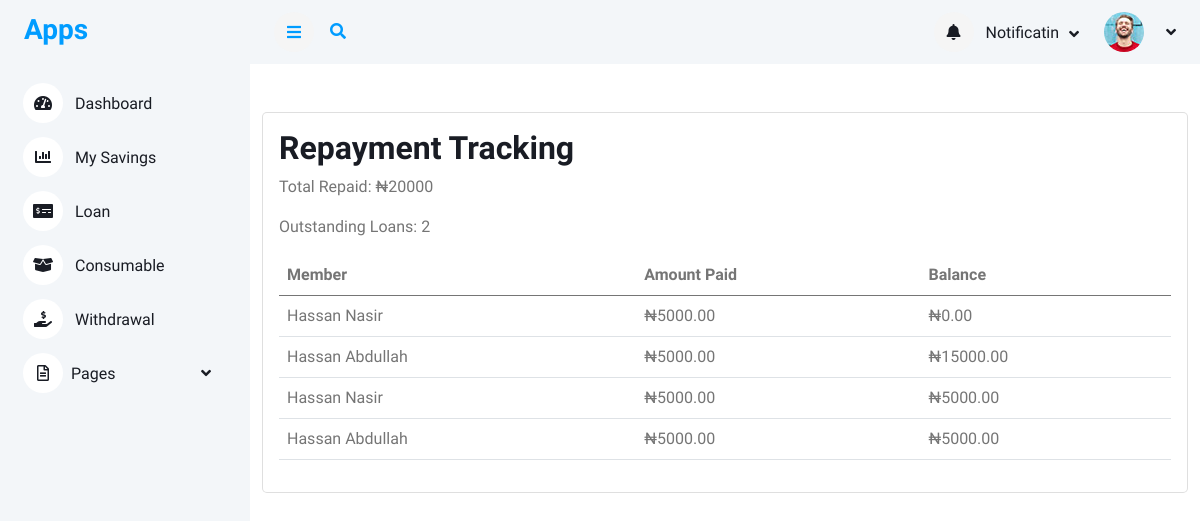
Page /loan/loan/repayments/ on the committed database.
### loan/models.py (models this page shows, shortened)
class LoanRepayback(models.Model):
    loan_request = models.ForeignKey(LoanRequest, on_delete=models.CASCADE, related_name="repaybacks")
    repayment_date = models.DateField()
    amount_paid = models.DecimalField(max_digits=10, decimal_places=2)
    balance_remaining = models.DecimalField(max_digits=10, decimal_places=2)
    created_by = models.ForeignKey(User,on_delete=models.CASCADE)

class LoanRequest(models.Model):
    member = models.ForeignKey(Member, on_delete=models.CASCADE, related_name="loan_requests")
    loan_type = models.ForeignKey(LoanType, on_delete=models.SET_NULL, null=True, blank=True)
    amount = models.DecimalField(max_digits=10, decimal_places=2)
    approved_amount = models.DecimalField(max_digits=10, decimal_places=2, null=True, blank=True)
    loan_term_months = models.PositiveIntegerField()
    application_date = models.DateField(default=today_date)
    approval_date = models.DateField(null=True, blank=True)
    status = models.CharField(max_length=20,choices=[ ("pending", "Pending"),("approved", "Approved"),("rejected", "Rejected"),  ("paid", "paid") ], default="pending",)
    rejection_reason = models.TextField(blank=True, null=True)
    file_one = models.ImageField(upload_to='file_one', blank=True, null=True)
    bank_name = models.ForeignKey(BankName,on_delete=models.CASCADE)
    bank_code = models.ForeignKey(BankCode,on_delete=models.CASCADE)
    account_number  = models.CharField(max_length=100)
    guarantor = models.ForeignKey(Member, on_delete=models.SET_NULL, null=True, blank=True, related_name="guaranteed_loans")
    guarantor_accepted = models.BooleanField(default=False)
    created_by = models.ForeignKey(User,on_delete=models.CASCADE)
    approved_by = models.ForeignKey(User, on_delete=models.SET_NULL, null=True, blank=True, related_name='approved_loan')
    date_created = models.DateTimeField(auto_now_add=True)

### accounts/models.py (models this page shows, shortened)
class Member(models.Model):
    member = models.OneToOneField(User, on_delete=models.CASCADE, null=True, blank=True,related_name='member')
    ippis = models.IntegerField(unique=True)  # Required and unique
    total_savings = models.DecimalField(max_digits=12, decimal_places=2, blank=True, null=True)

class User(AbstractUser):
    first_name = models.CharField(max_length=100)
    last_name = models.CharField(max_length=100)
    other_name = models.CharField(max_length=100)
    date_of_birth = models.DateField(blank=True,null=True)
    username = models.CharField(max_length=100, unique=True)
    savings = models.IntegerField(blank=True,null=True)
    account_type = models.CharField(max_length=100,blank=True,null=True)
    department = models.CharField(max_length=100)
    unit = models.CharField(max_length=100)
    gender = models.ForeignKey(Gender, on_delete=models.CASCADE, blank=True, null=True)
    group = models.ForeignKey(UserGroup, on_delete=models.CASCADE, blank=True, null=True)
    marital_status = models.ForeignKey(MaritalStatus,on_delete=models.SET_NULL, null=True, blank=True)
    religion = models.ForeignKey(Religion, on_delete=models.SET_NULL, null=True, blank=True,)
    passport = models.ImageField(upload_to='passport', blank=True, null=True)
    phone1 = models.CharField(max_length=15,null=True, blank=True)
    phone2 = models.CharField(max_length=15, null=True, blank=True)
    email = models.EmailField(blank=True, null=True)
    member_number = models.CharField(max_length=100)

### loan/views.py (the view)
# urls.py: path('loan/repayments/', views.admin_repayment_tracking, name='admin_repayment_tracking'),
def admin_repayment_tracking(request):
    repayments_list = LoanRepayback.objects.select_related(
        'loan_request__member', 'loan_request__loan_type'
    ).order_by('-repayment_date')
    member_filter = request.GET.get('member')
    date_from = request.GET.get('date_from')
    date_to = request.GET.get('date_to')
    if member_filter:
        repayments_list = repayments_list.filter(loan_request__member_id=member_filter)
    if date_from:
        repayments_list = repayments_list.filter(repayment_date__gte=date_from)
    if date_to:
        repayments_list = repayments_list.filter(repayment_date__lte=date_to)
    paginator = Paginator(repayments_list, 25)
    page_number = request.GET.get('page')
    repayments = paginator.get_page(page_number)
    total_repaid = repayments_list.aggregate(Sum('amount_paid'))['amount_paid__sum'] or 0
    outstanding_loans = LoanRequest.objects.filter(status='approved').count()
    context = { 'repayments': repayments, 'total_repaid': total_repaid,'outstanding_loans': outstanding_loans,
        'members': Member.objects.all(),
        'current_member': member_filter, 'date_from': date_from,'date_to': date_to,
    }
    return render(request, 'loan/repayment_tracking.html', context)

### templates/loan/repayment_tracking.html
{% extends 'base/base.html' %}
{% block content %}
<div class="container mt-5">
    <div class="card">
        <div class="card-body">
            <h2>Repayment Tracking</h2>
<p>Total Repaid: ₦{{ total_repaid }}</p>
<p>Outstanding Loans: {{ outstanding_loans }}</p>
<div class="table-responsive">
<table class="table table-hover">
  <thead><tr>
    <th>Member</th>
    <th>Amount Paid</th>
    <th>Balance</th>
</tr>
</thead>
  <tbody>
    {% for r in repayments %}
    <tr>
      <td>{{ r.loan_request.member.member.first_name }} {{ r.loan_request.member.member.last_name }}</td>
      <td>₦{{ r.amount_paid }}</td>
      <td>₦{{ r.balance_remaining }}</td>
    </tr>
    {% endfor %}
  </tbody>
</table>
</div>
        </div>
    </div>
</div>
{% endblock content %}

### static/css/style.css (style rules this page uses)
:root { --primary: #009CFF; --light: #F3F6F9; --dark: #191C24; }

### rows in the picture
LoanRepayback: loan_request.member.member.first_name "Hassan", loan_request.member.member.last_name "Nasir", amount_paid "5000.00", balance_remaining "0.00"
LoanRepayback: loan_request.member.member.first_name "Hassan", loan_request.member.member.last_name "Abdullah", amount_paid "5000.00", balance_remaining "15000.00"
LoanRepayback: loan_request.member.member.first_name "Hassan", loan_request.member.member.last_name "Nasir", amount_paid "5000.00", balance_remaining "5000.00"
LoanRepayback: loan_request.member.member.first_name "Hassan", loan_request.member.member.last_name "Abdullah", amount_paid "5000.00", balance_remaining "5000.00"

### other values in the picture
{{ total_repaid }} "20000"
{{ outstanding_loans }} "2"
